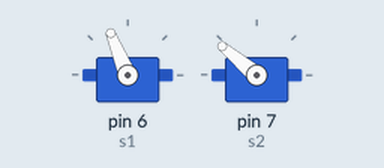
A sketch run on a simulated Arduino Uno, built with avr-gcc and run on an emulated ATmega328P. Shown: 2 × servo.

Above: at 0.05 s.
At 3.5 s:
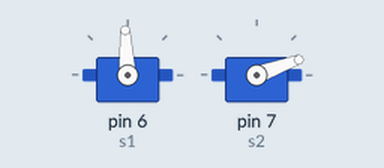
At 5.25 s:
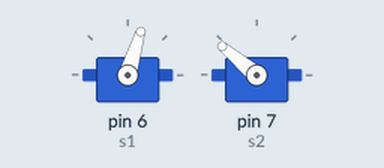
At 7.0 s:
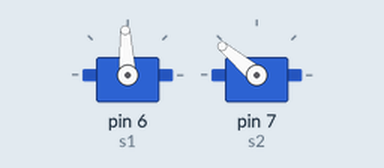
Timing chart, 0 to 9.1 s (numbered marks = the images above):
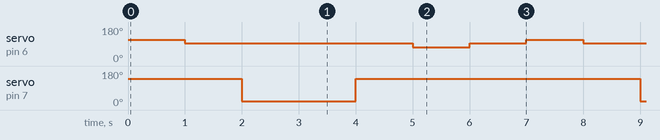

The sketch:

HandArduino.ino
```cpp
#include <Servo.h>
Servo s1 = Servo();
Servo s2 = Servo();


void setup() {
  s1.attach(6);
  s2.attach(7);
  s2.write(140);
}

void loop() {
  rotate();
}

void rotate(){
  s1.writeMicroseconds(1700);
  delay(1000);
  s1.writeMicroseconds(1500);
  delay(1000);
  s2.write(20);
  delay(2000);
  s2.write(140);
  delay(1000);
  s1.writeMicroseconds(1300);
  delay(1000);
  s1.writeMicroseconds(1500);
  delay(1000);
}
```

Measured:
- by itself, servo on pin 6 (s1): repeats every 7.0 s: 73° 1.0 s, 93° 1.0 s, 112° 1.0 s, 93° 4.0 s
- by itself, servo on pin 7 (s2): alternates 140° for 5.0 s and 20° for 2.0 s
